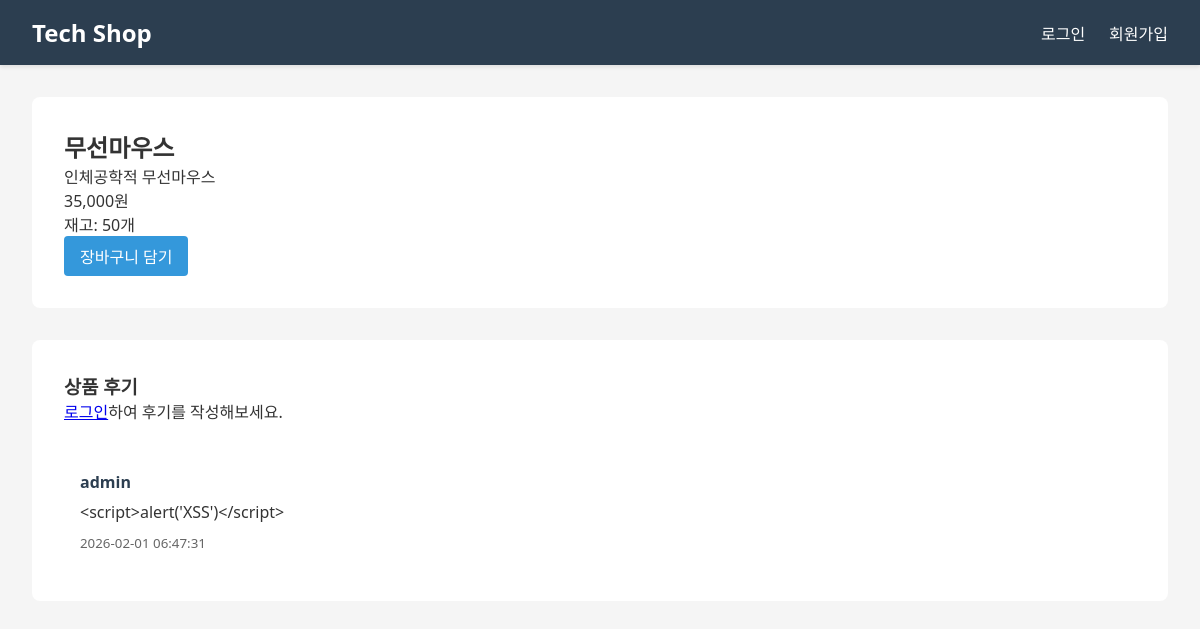
The app's page /product/2 with its own data.
### tables this page shows
CREATE TABLE products (
        id INTEGER PRIMARY KEY AUTOINCREMENT,
        name TEXT NOT NULL,
        description TEXT,
        price REAL NOT NULL,
        stock INTEGER DEFAULT 0,
        image TEXT
    );

CREATE TABLE comments (
        id INTEGER PRIMARY KEY AUTOINCREMENT,
        product_id INTEGER,
        user_id INTEGER,
        comment TEXT,
        created_at TIMESTAMP DEFAULT CURRENT_TIMESTAMP,
        FOREIGN KEY (product_id) REFERENCES products(id),
        FOREIGN KEY (user_id) REFERENCES users(id)
    );

CREATE TABLE users (
        id INTEGER PRIMARY KEY AUTOINCREMENT,
        username TEXT NOT NULL UNIQUE,
        password TEXT NOT NULL,
        email TEXT,
        profile_image TEXT,
        created_at TIMESTAMP DEFAULT CURRENT_TIMESTAMP
    );

### app.py (the view)
@app.route('/product/<int:product_id>')
def product(product_id):
    conn = get_db()
    product = conn.execute('SELECT * FROM products WHERE id=?', (product_id,)).fetchone()
    comments = conn.execute('''
        SELECT c.*, u.username FROM comments c
        JOIN users u ON c.user_id = u.id
        WHERE c.product_id=?
    ''', (product_id,)).fetchall()
    conn.close()
    return render_template('product.html', product=product, comments=comments)

### app.py (called while the page is built)
def get_db():
    conn = sqlite3.connect('database.db')
    conn.row_factory = sqlite3.Row
    return conn

@app.after_request
def set_security_headers(response):
    response.headers['X-Frame-Options'] = 'DENY'
    response.headers['X-Content-Type-Options'] = 'nosniff'
    response.headers['Content-Security-Policy'] = "default-src 'self'; style-src 'self' 'unsafe-inline'"
    response.headers['X-XSS-Protection'] = '1; mode=block'
    return response

### templates/product.html (shortened to what this page needs)
<!DOCTYPE html>
<html lang="ko">
<head>
    <link rel="stylesheet" href="{{ url_for('static', filename='css/style.css') }}">
</head>
<body>
    <nav>
        <div class="nav-container">
            <h1><a href="{{ url_for('index') }}">Tech Shop</a></h1>
            <div class="nav-links">
                {% if session.username %}
                    <span>{{ session.username }}님</span>
                    <a href="{{ url_for('cart') }}">장바구니</a>
                    <a href="{{ url_for('profile') }}">프로필</a>
                    <a href="{{ url_for('logout') }}">로그아웃</a>
                {% else %}
                    <a href="{{ url_for('login') }}">로그인</a>
                    <a href="{{ url_for('register') }}">회원가입</a>
                {% endif %}
            </div>
        </div>
    </nav>
    <div class="container">
        <div class="product-detail">
            <h2>{{ product.name }}</h2>
            <p class="description">{{ product.description }}</p>
            <p class="price">{{ "{:,.0f}".format(product.price) }}원</p>
            <p class="stock">재고: {{ product.stock }}개</p>
            <a href="{{ url_for('add_to_cart', product_id=product.id) }}" class="btn btn-primary">장바구니 담기</a>
        </div>
        <div class="comments-section">
            <h3>상품 후기</h3>
            {% if session.user_id %}
            <form method="POST" action="{{ url_for('add_comment', product_id=product.id) }}" class="comment-form">
                <input type="hidden" name="csrf_token" value="{{ csrf_token() }}">
                <textarea name="comment" placeholder="후기를 작성해주세요..." required></textarea>
                <button type="submit" class="btn btn-primary">등록</button>
            </form>
            {% else %}
            <p><a href="{{ url_for('login') }}">로그인</a>하여 후기를 작성해보세요.</p>
            {% endif %}
            <div class="comments-list">
                {% for comment in comments %}
                <div class="comment">
                    <strong>{{ comment.username }}</strong>
                    <p>{{ comment.comment }}</p>
                    <small>{{ comment.created_at }}</small>
                </div>
                {% endfor %}
            </div>
        </div>
    </div>
</body>
</html>

### static/css/style.css (style rules this page uses)
* { margin: 0; padding: 0; box-sizing: border-box; }
body { font-family: 'Segoe UI', Tahoma, Geneva, Verdana, sans-serif; background-color: #f5f5f5; color: #333; }
nav { background-color: #2c3e50; color: white; padding: 1rem 0; box-shadow: 0 2px 4px rgba(0,0,0,0.1); }
.nav-container { max-width: 1200px; margin: 0 auto; padding: 0 2rem; display: flex; justify-content: space-between; align-items: center; }
nav h1 { font-size: 1.5rem; }
nav h1 a { color: white; text-decoration: none; }
.nav-links { display: flex; gap: 1.5rem; align-items: center; }
.nav-links a { color: white; text-decoration: none; transition: opacity 0.3s; }
.container { max-width: 1200px; margin: 2rem auto; padding: 0 2rem; }
.btn { padding: 0.5rem 1rem; border: none; border-radius: 4px; cursor: pointer; text-decoration: none; display: inline-block; text-align: center; transition: opacity 0.3s; background-color: #95a5a6; color: white; }
.btn-primary { background-color: #3498db; }
.product-detail { background: white; padding: 2rem; border-radius: 8px; margin-bottom: 2rem; }
.comments-section { background: white; padding: 2rem; border-radius: 8px; }
.comments-list { margin-top: 2rem; }
.comment { padding: 1rem; border-bottom: 1px solid #eee; }
.comment:last-child { border-bottom: none; }
.comment strong { color: #2c3e50; }
.comment p { margin: 0.5rem 0; }
.comment small { color: #666; }

### records on screen
products: name "무선마우스", description "인체공학적 무선마우스", price "35,000", stock "50"
comments: username "admin", comment "<script>alert('XSS')</script>", created_at "2026-02-01 06:47:31"
